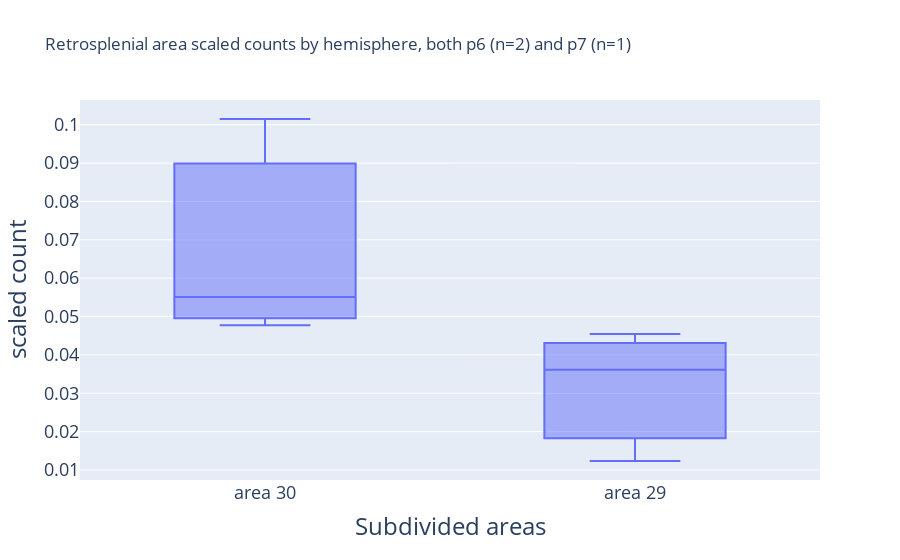

The code cell stored with this chart in its notebook:
### Code cell
plot_scaled_count_zoomed_sub(
    subdivided_rsc_grouped,
    "Retrosplenial area scaled counts by hemisphere, both p6 (n=2) and p7 (n=1)",
)

### Figure 1 — Plotly figure (JSON) as saved in the notebook; plotly's stock layout.template omitted (floating-point values rounded to 4 significant figures)
{"data": [{"alignmentgroup": "True", "hovertemplate": "Subdivided areas=%{x}<br>scaled count=%{y}<extra></extra>", "legendgroup": "", "marker": {"color": "#636efa"}, "name": "", "notched": false, "offsetgroup": "", "orientation": "v", "showlegend": false, "type": "box", "x": ["area 29", "area 30", "area 29", "area 30", "area 29", "area 30"], "x0": " ", "xaxis": "x", "y": [0.01234, 0.04773, 0.04545, 0.1015, 0.0361, 0.0551], "y0": " ", "yaxis": "y"}], "layout": {"boxmode": "group", "legend": {"font": {"size": 20}, "tracegroupgap": 0}, "title": {"text": "Retrosplenial area scaled counts by hemisphere, both p6 (n=2) and p7 (n=1)"}, "xaxis": {"anchor": "y", "categoryarray": ["area 30", "area 29"], "categoryorder": "array", "domain": [0, 1], "tickfont": {"size": 18}, "title": {"font": {"size": 24}, "text": "Subdivided areas"}}, "yaxis": {"anchor": "x", "domain": [0, 1], "tickfont": {"size": 18}, "title": {"font": {"size": 24}, "text": "scaled count"}}}}
